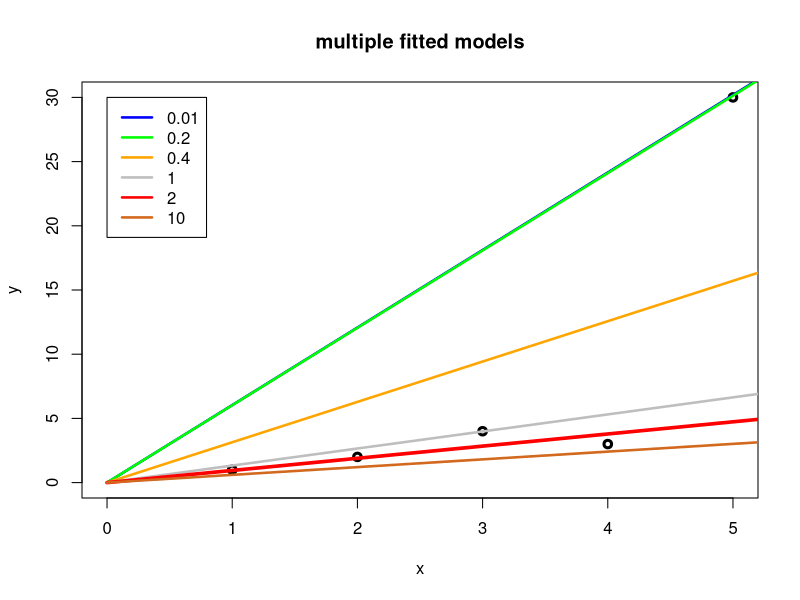

Reproduce this figure in R.
# Question 4a
setwd("~/Github_Repo/Statistical_Data_Mining/Gradient_Descend_HW1/")
w<-seq(0.5,2,by=0.01)
Num_w<-length(w)
x_vec<-c(1,2,3,4,5) # x values of the points
y_act<-c(1,2,4,3,30) # y values of the points
step<-0.01

BiasRatio<-c(0.01,0.2,0.4,1,2,10)
colorsChoices<-c("blue","green","orange","grey","red","chocolate","yellow")
PlotFitfunction<-function(EsitmationBiasRatio,LineColor){
     error<-numeric(Num_w)
     for (i in 1:Num_w) {
          temp<-(pmax(y_act-x_vec*w[i],0))+EsitmationBiasRatio*(pmax(x_vec*w[i]-y_act,0))
          error[i]<-sum(temp)
     }
     #plot(w,error)
     whole_set<-1:5
     grad_q4<-function(w_temp) {
          point_error_vect<-rep(0,5)
          over_set<-which(w_temp*x_vec-y_act>0) # get a index vector of overestimated points
          under_set<-setdiff(whole_set,over_set)# get a index vector of underestimated points
          point_error_vect[under_set]<--x_vec[under_set]
          point_error_vect[over_set]<-x_vec[over_set]*EsitmationBiasRatio    
          sum(point_error_vect) #sum up the absolute residual of each point
     }
     w_temp<-runif(1,-3,3)
     gradient_w4<-grad_q4(w_temp)
     for (i in 1:200) {
          #while (abs(step*gradient_w4)>0.1) {
          w_temp<-w_temp-step*gradient_w4
          gradient_w4<-grad_q4(w_temp)
          #print (w_temp)
     }
#     y_fit<-w_temp*x_vec
     x_vec2<-c(0,x_vec,6)
     y_fit<-w_temp*x_vec2
     if (EsitmationBiasRatio==BiasRatio[1]) {
#          png('Q4_4.png')
          plot(x_vec,y_act,type='p',xlab="x",ylab="y",main="multiple fitted models",xlim=c(0,5),ylim=c(0,30),lwd=3)
          lines(x_vec2,y_fit,type='l',lwd=2.5,col=LineColor)
     }
     else if (EsitmationBiasRatio==2) {
          lines(x_vec2,y_fit,type='l',lwd=3.5,col=LineColor)}
     else{
          lines(x_vec2,y_fit,type='l',lwd=2.5,col=LineColor)
     }          
}

for (i in seq_along(BiasRatio)){
     PlotFitfunction(BiasRatio[i],colorsChoices[i])
}
legend(0,30,BiasRatio,lty=c(1,1),lwd=2.5,col=colorsChoices)